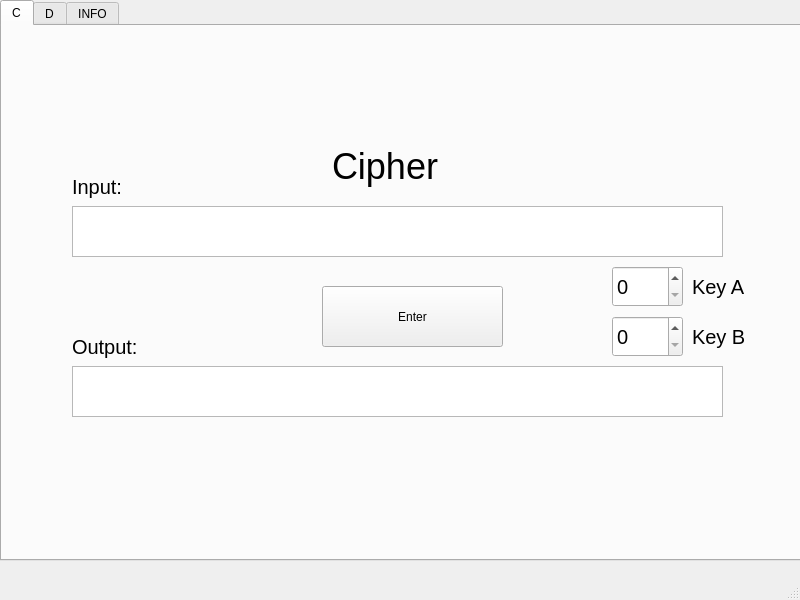
<?xml version="1.0" encoding="UTF-8"?>
<ui version="4.0">
 <class>MainWindow</class>
 <widget class="QMainWindow" name="MainWindow">
  <property name="geometry">
   <rect>
    <x>0</x>
    <y>0</y>
    <width>800</width>
    <height>600</height>
   </rect>
  </property>
  <property name="windowTitle">
   <string>MainWindow</string>
  </property>
  <widget class="QWidget" name="centralwidget">
   <widget class="QTabWidget" name="T1">
    <property name="geometry">
     <rect>
      <x>0</x>
      <y>0</y>
      <width>801</width>
      <height>561</height>
     </rect>
    </property>
    <property name="currentIndex">
     <number>0</number>
    </property>
    <widget class="QWidget" name="tab">
     <attribute name="title">
      <string>C</string>
     </attribute>
     <widget class="QLabel" name="label">
      <property name="geometry">
       <rect>
        <x>330</x>
        <y>80</y>
        <width>311</width>
        <height>121</height>
       </rect>
      </property>
      <property name="font">
       <font>
        <pointsize>27</pointsize>
       </font>
      </property>
      <property name="text">
       <string>Cipher</string>
      </property>
     </widget>
     <widget class="QTextEdit" name="input_box_c">
      <property name="geometry">
       <rect>
        <x>70</x>
        <y>180</y>
        <width>651</width>
        <height>51</height>
       </rect>
      </property>
      <property name="font">
       <font>
        <pointsize>15</pointsize>
       </font>
      </property>
     </widget>
     <widget class="QSpinBox" name="key_a_c">
      <property name="geometry">
       <rect>
        <x>610</x>
        <y>240</y>
        <width>71</width>
        <height>41</height>
       </rect>
      </property>
      <property name="font">
       <font>
        <pointsize>15</pointsize>
       </font>
      </property>
     </widget>
     <widget class="QLabel" name="label_2">
      <property name="geometry">
       <rect>
        <x>690</x>
        <y>240</y>
        <width>81</width>
        <height>41</height>
       </rect>
      </property>
      <property name="font">
       <font>
        <pointsize>15</pointsize>
       </font>
      </property>
      <property name="text">
       <string>Key A</string>
      </property>
     </widget>
     <widget class="QPushButton" name="enter_box_c">
      <property name="geometry">
       <rect>
        <x>320</x>
        <y>260</y>
        <width>181</width>
        <height>61</height>
       </rect>
      </property>
      <property name="text">
       <string>Enter</string>
      </property>
     </widget>
     <widget class="QTextEdit" name="output_box_c">
      <property name="geometry">
       <rect>
        <x>70</x>
        <y>340</y>
        <width>651</width>
        <height>51</height>
       </rect>
      </property>
      <property name="font">
       <font>
        <pointsize>15</pointsize>
       </font>
      </property>
     </widget>
     <widget class="QLabel" name="label_4">
      <property name="geometry">
       <rect>
        <x>70</x>
        <y>140</y>
        <width>81</width>
        <height>41</height>
       </rect>
      </property>
      <property name="font">
       <font>
        <pointsize>15</pointsize>
       </font>
      </property>
      <property name="layoutDirection">
       <enum>Qt::LeftToRight</enum>
      </property>
      <property name="text">
       <string>Input:</string>
      </property>
     </widget>
     <widget class="QLabel" name="label_5">
      <property name="geometry">
       <rect>
        <x>70</x>
        <y>300</y>
        <width>101</width>
        <height>41</height>
       </rect>
      </property>
      <property name="font">
       <font>
        <pointsize>15</pointsize>
       </font>
      </property>
      <property name="layoutDirection">
       <enum>Qt::LeftToRight</enum>
      </property>
      <property name="text">
       <string>Output:</string>
      </property>
     </widget>
     <widget class="QSpinBox" name="key_b_c">
      <property name="geometry">
       <rect>
        <x>610</x>
        <y>290</y>
        <width>71</width>
        <height>41</height>
       </rect>
      </property>
      <property name="font">
       <font>
        <pointsize>15</pointsize>
       </font>
      </property>
     </widget>
     <widget class="QLabel" name="label_3">
      <property name="geometry">
       <rect>
        <x>690</x>
        <y>290</y>
        <width>81</width>
        <height>41</height>
       </rect>
      </property>
      <property name="font">
       <font>
        <pointsize>15</pointsize>
       </font>
      </property>
      <property name="text">
       <string>Key B</string>
      </property>
     </widget>
    </widget>
    <widget class="QWidget" name="tab_2">
     <attribute name="title">
      <string>D</string>
     </attribute>
     <widget class="QLabel" name="label_8">
      <property name="geometry">
       <rect>
        <x>690</x>
        <y>240</y>
        <width>81</width>
        <height>41</height>
       </rect>
      </property>
      <property name="font">
       <font>
        <pointsize>15</pointsize>
       </font>
      </property>
      <property name="text">
       <string>Key A</string>
      </property>
     </widget>
     <widget class="QLabel" name="label_6">
      <property name="geometry">
       <rect>
        <x>690</x>
        <y>290</y>
        <width>81</width>
        <height>41</height>
       </rect>
      </property>
      <property name="font">
       <font>
        <pointsize>15</pointsize>
       </font>
      </property>
      <property name="text">
       <string>Key B</string>
      </property>
     </widget>
     <widget class="QPushButton" name="enter_box_d">
      <property name="geometry">
       <rect>
        <x>320</x>
        <y>260</y>
        <width>181</width>
        <height>61</height>
       </rect>
      </property>
      <property name="text">
       <string>Enter</string>
      </property>
     </widget>
     <widget class="QTextEdit" name="output_box_d">
      <property name="geometry">
       <rect>
        <x>70</x>
        <y>340</y>
        <width>651</width>
        <height>51</height>
       </rect>
      </property>
      <property name="font">
       <font>
        <pointsize>15</pointsize>
       </font>
      </property>
     </widget>
     <widget class="QSpinBox" name="key_a_d">
      <property name="geometry">
       <rect>
        <x>610</x>
        <y>240</y>
        <width>71</width>
        <height>41</height>
       </rect>
      </property>
      <property name="font">
       <font>
        <pointsize>15</pointsize>
       </font>
      </property>
     </widget>
     <widget class="QLabel" name="label_7">
      <property name="geometry">
       <rect>
        <x>330</x>
        <y>80</y>
        <width>311</width>
        <height>121</height>
       </rect>
      </property>
      <property name="font">
       <font>
        <pointsize>27</pointsize>
       </font>
      </property>
      <property name="text">
       <string>Decipher</string>
      </property>
     </widget>
     <widget class="QSpinBox" name="key_b_d">
      <property name="geometry">
       <rect>
        <x>610</x>
        <y>290</y>
        <width>71</width>
        <height>41</height>
       </rect>
      </property>
      <property name="font">
       <font>
        <pointsize>15</pointsize>
       </font>
      </property>
     </widget>
     <widget class="QTextEdit" name="input_box_d">
      <property name="geometry">
       <rect>
        <x>70</x>
        <y>180</y>
        <width>651</width>
        <height>51</height>
       </rect>
      </property>
      <property name="font">
       <font>
        <pointsize>15</pointsize>
       </font>
      </property>
     </widget>
     <widget class="QLabel" name="label_9">
      <property name="geometry">
       <rect>
        <x>70</x>
        <y>300</y>
        <width>101</width>
        <height>41</height>
       </rect>
      </property>
      <property name="font">
       <font>
        <pointsize>15</pointsize>
       </font>
      </property>
      <property name="layoutDirection">
       <enum>Qt::LeftToRight</enum>
      </property>
      <property name="text">
       <string>Output:</string>
      </property>
     </widget>
     <widget class="QLabel" name="label_10">
      <property name="geometry">
       <rect>
        <x>70</x>
        <y>140</y>
        <width>81</width>
        <height>41</height>
       </rect>
      </property>
      <property name="font">
       <font>
        <pointsize>15</pointsize>
       </font>
      </property>
      <property name="layoutDirection">
       <enum>Qt::LeftToRight</enum>
      </property>
      <property name="text">
       <string>Input:</string>
      </property>
     </widget>
     <widget class="QLabel" name="label_21">
      <property name="geometry">
       <rect>
        <x>70</x>
        <y>370</y>
        <width>681</width>
        <height>71</height>
       </rect>
      </property>
      <property name="font">
       <font>
        <pointsize>15</pointsize>
       </font>
      </property>
      <property name="text">
       <string>Use the same keys that were used in encryption!!</string>
      </property>
     </widget>
    </widget>
    <widget class="QWidget" name="tab_5">
     <attribute name="title">
      <string>INFO</string>
     </attribute>
     <widget class="QTextBrowser" name="textBrowser">
      <property name="geometry">
       <rect>
        <x>0</x>
        <y>0</y>
        <width>791</width>
        <height>511</height>
       </rect>
      </property>
      <property name="html">
       <string>&lt;!DOCTYPE HTML PUBLIC &quot;-//W3C//DTD HTML 4.0//EN&quot; &quot;http://www.w3.org/TR/REC-html40/strict.dtd&quot;&gt;
&lt;html&gt;&lt;head&gt;&lt;meta name=&quot;qrichtext&quot; content=&quot;1&quot; /&gt;&lt;style type=&quot;text/css&quot;&gt;
p, li { white-space: pre-wrap; }
&lt;/style&gt;&lt;/head&gt;&lt;body style=&quot; font-family:'MS Shell Dlg 2'; font-size:8pt; font-weight:400; font-style:normal;&quot;&gt;
&lt;p style=&quot; margin-top:0px; margin-bottom:0px; margin-left:0px; margin-right:0px; -qt-block-indent:0; text-indent:0px;&quot;&gt;&lt;span style=&quot; font-size:14pt; font-weight:600;&quot;&gt;Affinity Cipher:&lt;/span&gt;&lt;/p&gt;
&lt;p style=&quot;-qt-paragraph-type:empty; margin-top:0px; margin-bottom:0px; margin-left:0px; margin-right:0px; -qt-block-indent:0; text-indent:0px;&quot;&gt;&lt;br /&gt;&lt;/p&gt;
&lt;p style=&quot; margin-top:0px; margin-bottom:0px; margin-left:0px; margin-right:0px; -qt-block-indent:0; text-indent:0px;&quot;&gt;&lt;span style=&quot; font-size:10pt;&quot;&gt;For the program to work first key &lt;/span&gt;&lt;span style=&quot; font-size:10pt; font-weight:600;&quot;&gt;Must&lt;/span&gt;&lt;span style=&quot; font-size:10pt;&quot;&gt; be coprime with leng of the alphabet (36), for example 1, 5, 7, 11, 13, 17, 19, 23, 25...&lt;/span&gt;&lt;/p&gt;
&lt;p style=&quot; margin-top:0px; margin-bottom:0px; margin-left:0px; margin-right:0px; -qt-block-indent:0; text-indent:0px;&quot;&gt;&lt;span style=&quot; font-size:10pt; text-decoration: underline;&quot;&gt;Alphabet used:&lt;/span&gt;&lt;span style=&quot; font-size:10pt;&quot;&gt; ABCDEFGHIJKLMNOPQRSTUVWXYZ0123456789&lt;/span&gt;&lt;/p&gt;
&lt;p style=&quot; margin-top:0px; margin-bottom:0px; margin-left:0px; margin-right:0px; -qt-block-indent:0; text-indent:0px;&quot;&gt;&lt;span style=&quot; font-size:10pt; text-decoration: underline;&quot;&gt;Symbols filtered:&lt;/span&gt;&lt;span style=&quot; font-size:10pt;&quot;&gt; !&amp;quot;#$%&amp;amp;'()*+,-./:;&amp;lt;=&amp;gt;?@[\]^_`{|}~&lt;/span&gt;&lt;/p&gt;
&lt;p style=&quot; margin-top:0px; margin-bottom:0px; margin-left:0px; margin-right:0px; -qt-block-indent:0; text-indent:0px;&quot;&gt;&lt;span style=&quot; font-size:10pt; text-decoration: underline;&quot;&gt;User's input before encryption:&lt;/span&gt;&lt;/p&gt;
&lt;p style=&quot;-qt-paragraph-type:empty; margin-top:0px; margin-bottom:0px; margin-left:0px; margin-right:0px; -qt-block-indent:0; text-indent:0px;&quot;&gt;&lt;br /&gt;&lt;/p&gt;
&lt;p style=&quot;-qt-paragraph-type:empty; margin-top:0px; margin-bottom:0px; margin-left:0px; margin-right:0px; -qt-block-indent:0; text-indent:0px; font-size:10pt;&quot;&gt;&lt;br /&gt;&lt;/p&gt;
&lt;p style=&quot; margin-top:0px; margin-bottom:0px; margin-left:0px; margin-right:0px; -qt-block-indent:0; text-indent:0px;&quot;&gt;&lt;span style=&quot; font-size:10pt;&quot;&gt;Representing space bar is string &amp;quot;XSX&amp;quot;&lt;/span&gt;&lt;/p&gt;
&lt;p style=&quot;-qt-paragraph-type:empty; margin-top:0px; margin-bottom:0px; margin-left:0px; margin-right:0px; -qt-block-indent:0; text-indent:0px;&quot;&gt;&lt;br /&gt;&lt;/p&gt;&lt;/body&gt;&lt;/html&gt;</string>
      </property>
     </widget>
     <widget class="QTextEdit" name="normalized_text">
      <property name="geometry">
       <rect>
        <x>30</x>
        <y>180</y>
        <width>731</width>
        <height>41</height>
       </rect>
      </property>
     </widget>
    </widget>
   </widget>
  </widget>
  <widget class="QMenuBar" name="menubar">
   <property name="geometry">
    <rect>
     <x>0</x>
     <y>0</y>
     <width>800</width>
     <height>31</height>
    </rect>
   </property>
  </widget>
  <widget class="QStatusBar" name="statusbar"/>
 </widget>
 <resources/>
 <connections/>
</ui>
